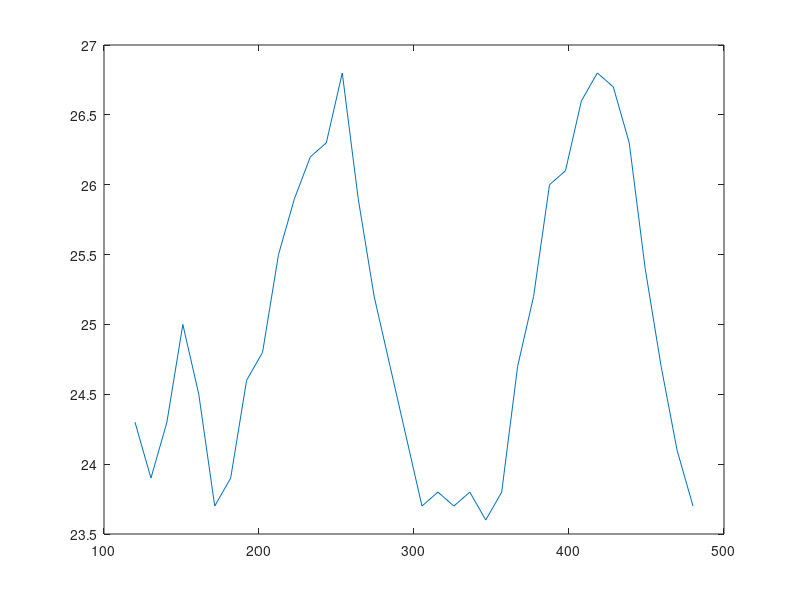

MATLAB code for this plot:
% a plotted study of the set of data points
% for level measurement
y=[24.3 23.9 24.3 25.0 24.5 23.7 23.9 24.6 24.8 25.5 25.9 26.2 26.3 26.8 25.9 25.2 24.7 24.2 23.7 23.8 23.7 23.8 23.6 23.8 24.7 25.2 26.0 26.1 26.6 26.8 26.7 26.3 25.4 24.7 24.1 23.7];
%manually entering the values from t=120 to t=480
%finding the set of true maxima
[Maxima,MaxIdx] = findpeaks(y);
truemaxima=y(MaxIdx)
%truemaxima =

%   25.0000   26.8000   23.8000   23.8000   26.8000

%calculating the shape of the matrix and feeding it into the linspace function 
d=size(y);

x= linspace(120,480,d(2));
stem(x,y)

plot(x,y)
